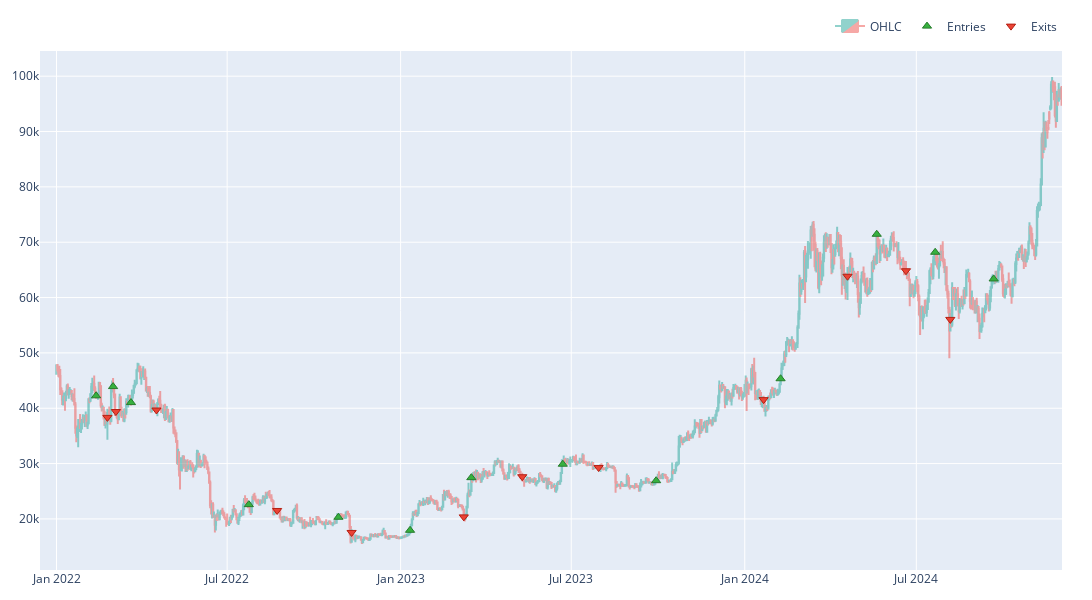

Notebook cell for this chart:
### Code cell
fig = plot_signals(data, 'BTCUSD', signals)
fig.show()

### Figure 1 — Plotly figure (JSON) as saved in the notebook; plotly's stock layout.template omitted (floating-point values rounded to 4 significant figures; data arrays with more than 128 entries replaced by an {"elided": "..."} marker saying what was removed)
{"data": [{"close": {"elided": "1067 float values"}, "decreasing": {"fillcolor": "#ee534f", "line": {"color": "#ee534f"}}, "high": {"elided": "1067 float values"}, "increasing": {"fillcolor": "#26a69a", "line": {"color": "#26a69a"}}, "low": {"elided": "1067 float values"}, "name": "OHLC", "opacity": 0.5, "open": {"elided": "1067 float values"}, "type": "candlestick", "uid": "859ca62f-7ae5-432a-9c4b-eeda30b61a8b", "x": {"elided": "1067 str values"}}, {"marker": {"color": "#37B13F", "line": {"color": "rgb(38,123,44)", "width": 1}, "size": 8, "symbol": "triangle-up"}, "mode": "markers", "name": "Entries", "showlegend": true, "type": "scatter", "uid": "69f5470e-e926-4694-8990-36031cf09e7c", "x": ["2022-02-12T00:00:00+00:00", "2022-03-02T00:00:00+00:00", "2022-03-21T00:00:00+00:00", "2022-07-24T00:00:00+00:00", "2022-10-27T00:00:00+00:00", "2023-01-11T00:00:00+00:00", "2023-03-17T00:00:00+00:00", "2023-06-22T00:00:00+00:00", "2023-09-29T00:00:00+00:00", "2024-02-08T00:00:00+00:00", "2024-05-20T00:00:00+00:00", "2024-07-21T00:00:00+00:00", "2024-09-21T00:00:00+00:00"], "y": [42240.0, 43910.0, 41020.0, 22580.0, 20300.0, 17940.0, 27450.0, 29890.0, 26907, 45330.0, 71430.0, 68180.0, 63360.0]}, {"marker": {"color": "#EA4335", "line": {"color": "rgb(181,31,18)", "width": 1}, "size": 8, "symbol": "triangle-down"}, "mode": "markers", "name": "Exits", "showlegend": true, "type": "scatter", "uid": "8eb2dc79-0bf1-48e3-9939-cf475a6cb91e", "x": ["2022-02-24T00:00:00+00:00", "2022-03-05T00:00:00+00:00", "2022-04-17T00:00:00+00:00", "2022-08-23T00:00:00+00:00", "2022-11-10T00:00:00+00:00", "2023-03-09T00:00:00+00:00", "2023-05-10T00:00:00+00:00", "2023-07-30T00:00:00+00:00", "2024-01-21T00:00:00+00:00", "2024-04-19T00:00:00+00:00", "2024-06-20T00:00:00+00:00", "2024-08-06T00:00:00+00:00"], "y": [38350.0, 39400.0, 39680.0, 21530.0, 17550.0, 20370.0, 27620.0, 29280.0, 41550.0, 63850.0, 64840.0, 56050.0]}], "layout": {"height": 600, "legend": {"orientation": "h", "traceorder": "normal", "x": 1, "xanchor": "right", "y": 1.02, "yanchor": "bottom"}, "margin": {"b": 30, "l": 30, "r": 30, "t": 30}, "showlegend": true, "width": 1100, "xaxis": {"autorange": true, "range": ["2021-12-14 12:34:16.1892", "2024-12-02 12:00"], "rangeslider": {"visible": false, "yaxis": {}}, "showgrid": true, "type": "date"}, "yaxis": {"autorange": true, "range": [10770.0, 104500.0], "showgrid": true, "type": "linear"}}}
